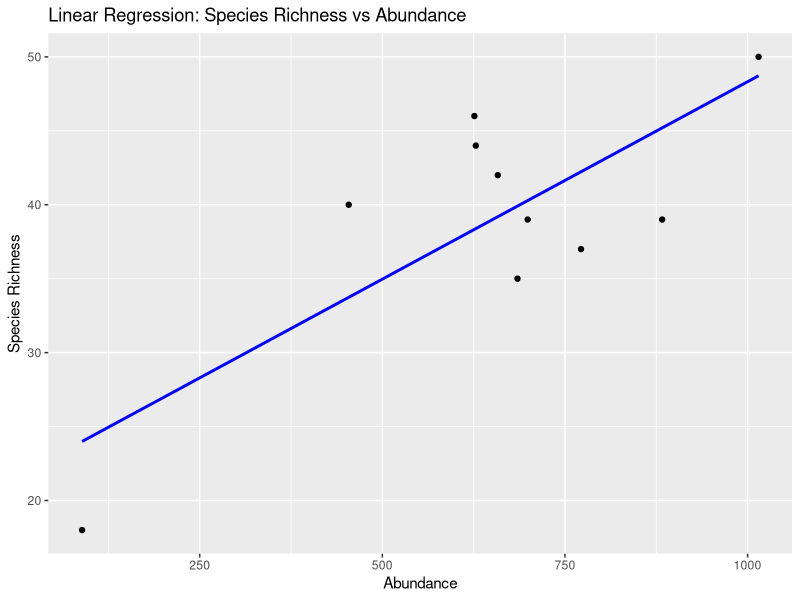
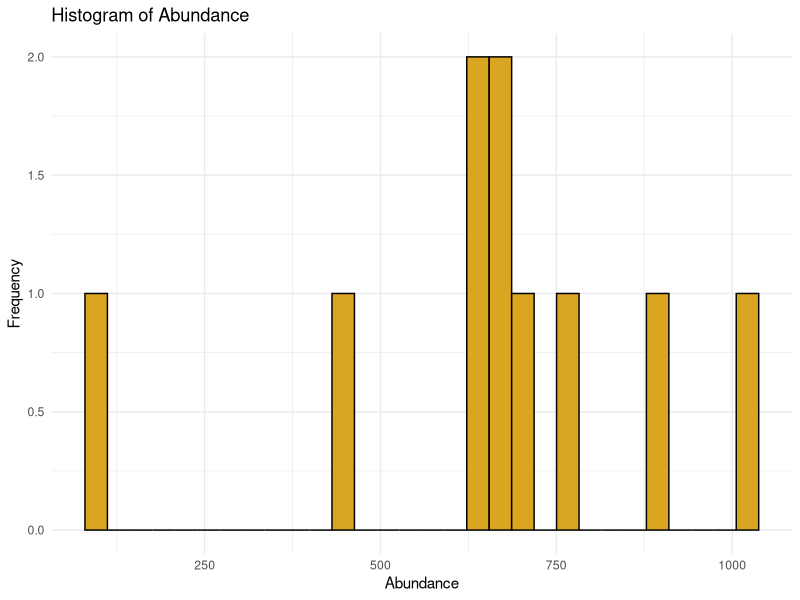
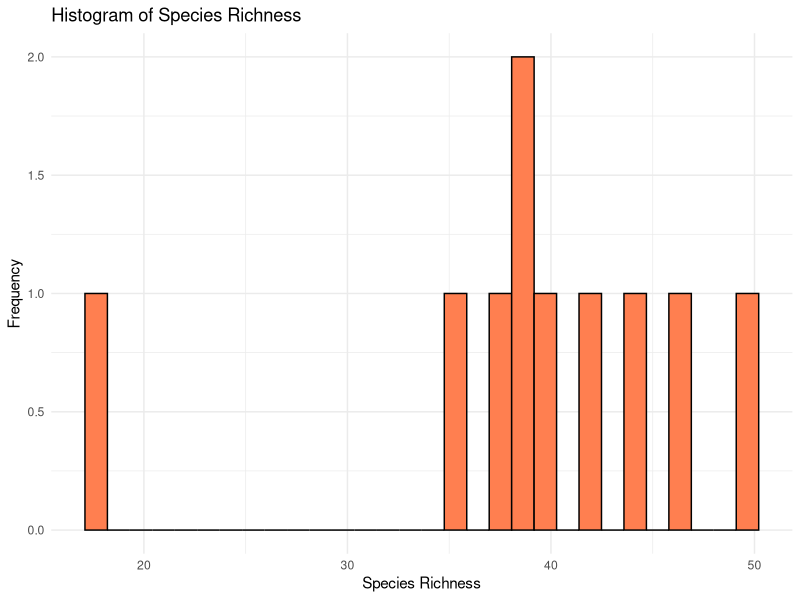

The R source for these figures, in order:
## ---- chunk 1
knitr::opts_chunk$set(echo = TRUE)
## ---- chunk 2
library(tidyverse)
x<-read.csv("Raw_data.csv")

#linear regression
regression <- ggplot(x, aes(x = abundance, y = richness)) +
  geom_point() +  
  geom_smooth(method = "lm", se = FALSE, color = "blue") +  
  labs(title = "Linear Regression: Species Richness vs Abundance",
       x = "Abundance",
       y = "Species Richness")
regression

# Generate histograms for both Abundance and Species Richness (S) and store the plots
abundance_histogram <- ggplot(x, aes(x = abundance)) +
  geom_histogram(fill = "goldenrod", color = "black",) +
  labs(title = "Histogram of Abundance", x = "Abundance", y = "Frequency") +
  theme_minimal()
abundance_histogram

richness_histogram <- ggplot(x, aes(x = richness)) +
  geom_histogram(fill = "coral", color = "black", ) + 
  labs(title = "Histogram of Species Richness", x = "Species Richness", y = "Frequency") +
  theme_minimal()
richness_histogram

# Regression Summary Statistics
# store regression summary stats into a new dataframe 
model <- lm(richness~abundance, data=x)
regression_summary <- summary(model)
regression_summary<- as.data.frame(regression_summary$coefficients)
colnames(regression_summary) <- c("Estimate", "StdError", "tValue", "pValue")
regression_summary




# Compress into one zip file
# compress NEON_count-landbird folder 


